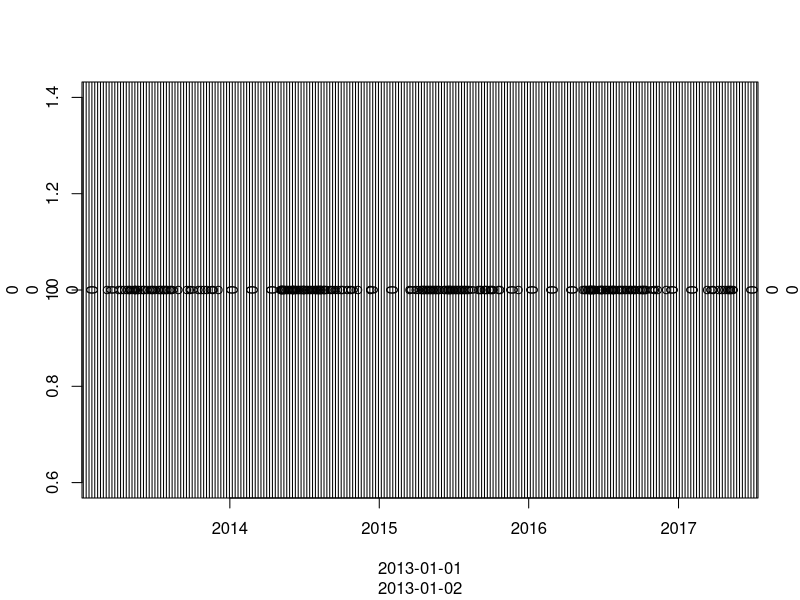
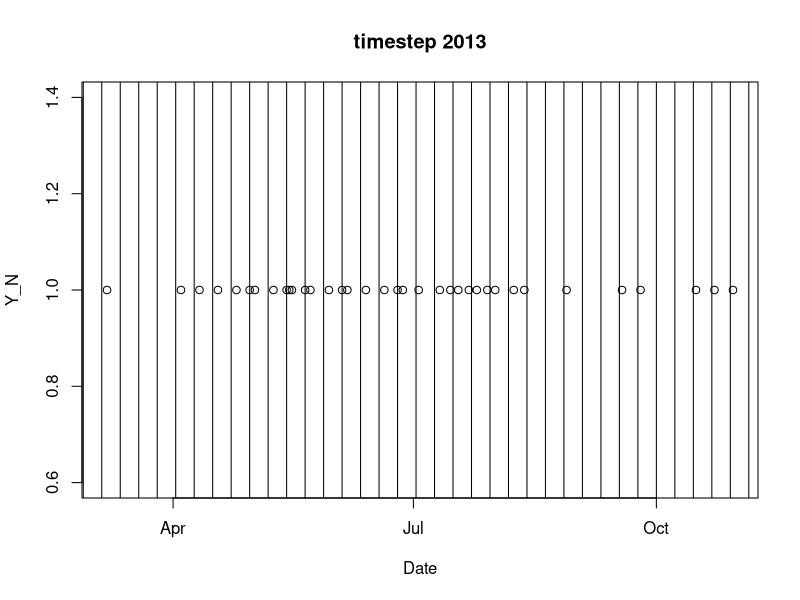
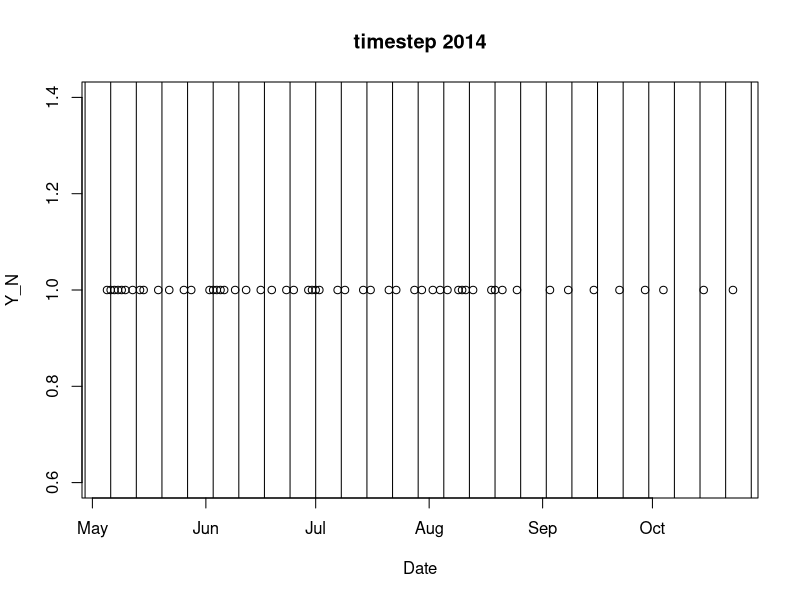
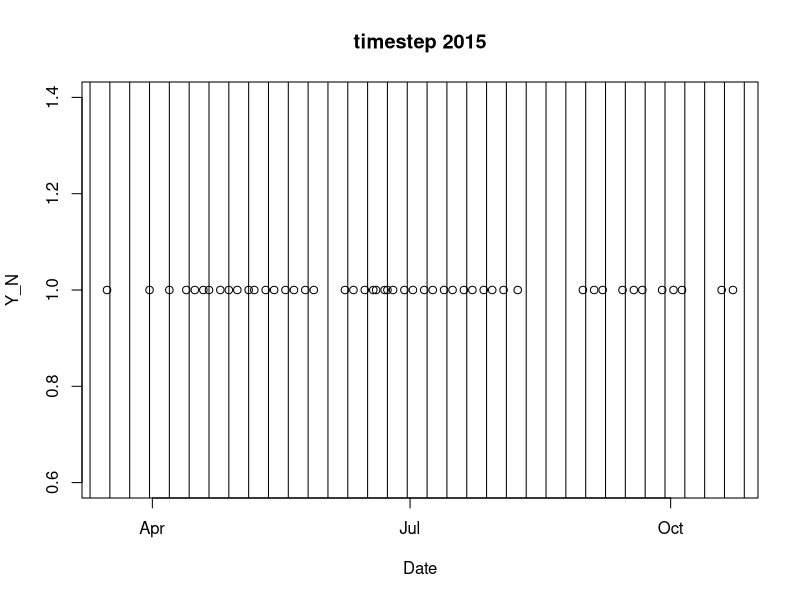
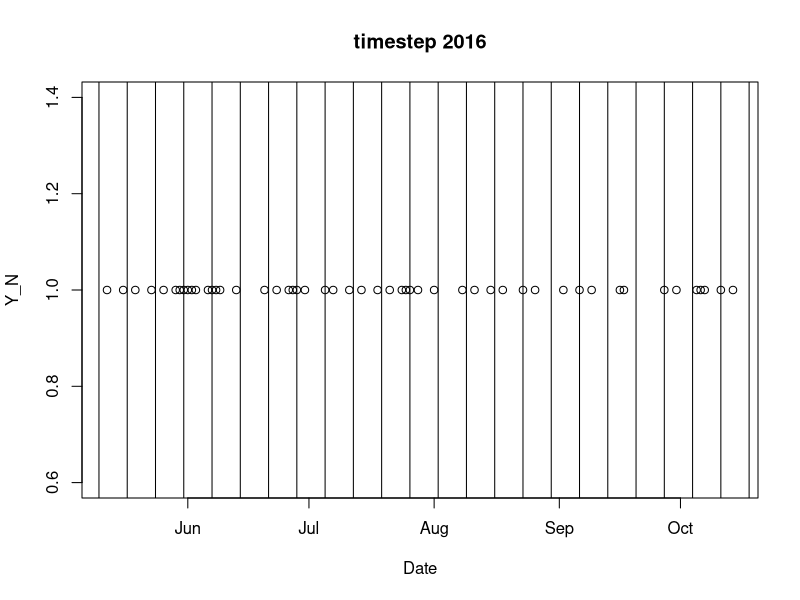

Reproduce these figures in R, in order.
### interpolating FCR LT dataset

library(tidyverse)
library(ggplot2)

#use the site 50 ctd chla data because this is the response variable
## ie, I want to know the timestep of my response variable first
data <- read.csv("./CTD/FCR_CTD_50_binned.csv")

# first look at where the gaps are in each year
### #2013 dates
#make a dataframe that has every day in 2013
years <- seq(as.Date("2013-01-01"), as.Date("2017-12-31"), by = "day")
dates <- data.frame(matrix(ncol = 2, nrow = length(years)))
dates[1] <- years
colnames(dates) <- c("Date", "Y_N")

#make a dataframe consisting of dates where we have chla data (ie, no NAs)
#first subset data to get rid of any days where we do not have chla data
chla <- data[!is.na(data$Chla_ugL), ]
chladates <- chla %>% select(Date)
chladates <- as.Date(chladates$Date)
yes <- unique(chladates)

y <- ifelse(years %in% yes, 1, 0)
dates[2] <- y

plot(dates[dates$Y_N==1,], dates$Date, dates$Y_N)
abline(v =  seq(as.Date("2013-01-01"), as.Date("2017-12-31"), by = "week"))

dates$Date <- as.Date(dates$Date)

#the time period from Mar 1 to Oct 31 is chosen to represent the stratified period

#look at 2013 alone
thirteen <- dates[dates$Date  < "2013-12-31",]
x <- thirteen[thirteen$Date > "2013-03-01" & thirteen$Date < "2013-10-31",]
yes <- x[x$Y_N==1,]
plot(yes)
abline(v =  seq(as.Date("2013-01-01"), as.Date("2017-12-31"), by = "week"))
title("timestep 2013")

#look at 2014 alone
fourteen <- dates[dates$Date  < "2014-12-31" & dates$Date > "2014-01-01",]
y <- fourteen[fourteen$Date > "2014-03-01" & fourteen$Date < "2014-10-31",]
yes.y <- y[y$Y_N==1,]
plot(yes.y)
abline(v =  seq(as.Date("2013-01-01"), as.Date("2017-12-31"), by = "week"))
title("timestep 2014")

#look at 2015 alone
fifteen <- dates[dates$Date  < "2015-12-31" & dates$Date > "2015-01-01",]
z <- fifteen[fifteen$Date > "2015-03-01" & fifteen$Date < "2015-10-31",]
yes.z <- z[z$Y_N==1,]
plot(yes.z)
abline(v =  seq(as.Date("2013-01-01"), as.Date("2017-12-31"), by = "week"))
title("timestep 2015")


#look at 2016 alone
sixteen <- dates[dates$Date  < "2016-12-31" & dates$Date > "2016-01-01",]
a <- sixteen[sixteen$Date > "2016-03-01" & sixteen< "2016-10-31",]
yes.a <- a[a$Y_N==1,]
plot(yes.a)
abline(v =  seq(as.Date("2013-01-01"), as.Date("2017-12-31"), by = "week"))
title("timestep 2016")







